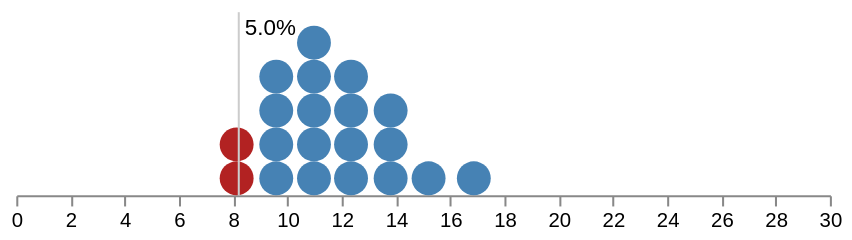

Source (Vega-Lite JSON):
### Vega specification from a JSON file in a GitHub repository (floating-point values rounded to 4 significant figures)
{"$schema": "https://vega.github.io/schema/vega/v5.json", "description": "A quantile dot plot conveying the uncertainty of bus arrival times.", "width": 400, "height": 90, "padding": 5, "signals": [{"name": "quantiles", "value": 20, "bind": {"input": "range", "min": 10, "max": 200, "step": 1}}, {"name": "mean", "update": "log(11.4)"}, {"name": "sd", "value": 0.2}, {"name": "step", "update": "1.25 * sqrt(20 / quantiles)"}, {"name": "size", "update": "scale('x', step) - scale('x', 0)"}, {"name": "area", "update": "size * size"}, {"name": "select", "init": "quantileLogNormal(0.05, mean, sd)", "on": [{"events": "click, [mousedown, window:mouseup] > mousemove", "update": "clamp(invert('x', x()), 0.0001, 30)"}, {"events": "dblclick", "update": "0"}]}], "data": [{"name": "quantiles", "transform": [{"type": "sequence", "as": "p", "start": {"signal": "0.5 / quantiles"}, "step": {"signal": "1 / quantiles"}, "stop": 1}, {"type": "formula", "as": "value", "expr": "quantileLogNormal(datum.p, mean, sd)"}, {"type": "dotbin", "field": "value", "step": {"signal": "step"}}, {"type": "stack", "groupby": ["bin"]}, {"type": "extent", "field": "y1", "signal": "ext"}]}], "scales": [{"name": "x", "domain": [0, 30], "range": "width"}, {"name": "y", "domain": {"signal": "[0, height / size]"}, "range": "height"}], "axes": [{"scale": "x", "orient": "bottom"}], "marks": [{"type": "symbol", "from": {"data": "quantiles"}, "encode": {"enter": {"x": {"scale": "x", "field": "bin"}, "y": {"scale": "y", "signal": "datum.y0 + 0.5"}, "size": {"signal": "area"}}, "update": {"fill": {"signal": "datum.bin < select ? 'firebrick' : 'steelblue'"}}}}, {"type": "rule", "interactive": false, "encode": {"update": {"x": {"scale": "x", "signal": "select"}, "y": {"value": 0}, "y2": {"signal": "height"}, "stroke": {"signal": "select ? '#ccc': 'transparent'"}}}}, {"type": "text", "interactive": false, "encode": {"enter": {"baseline": {"value": "top"}, "dx": {"value": 3}, "y": {"value": 2}}, "update": {"x": {"scale": "x", "signal": "select"}, "text": {"signal": "format(cumulativeLogNormal(select, mean, sd), '.1%')"}, "fill": {"signal": "select ? '#000': 'transparent'"}}}}]}
